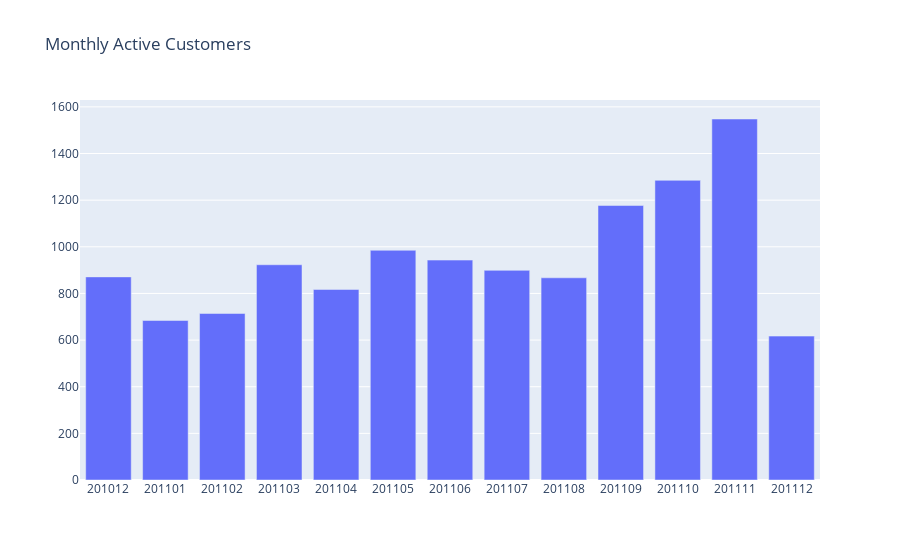

Notebook source saved alongside this figure:
### Code cell
#plotting the output
plot_data = [
    go.Bar(
        x=tx_monthly_active['InvoiceYearMonth'],
        y=tx_monthly_active['CustomerID'],
    )
]

plot_layout = go.Layout(
        xaxis={"type": "category"},
        title='Monthly Active Customers'
    )

fig = go.Figure(data=plot_data, layout=plot_layout)
pyoff.iplot(fig)

### Figure 1 — Plotly figure (JSON) as saved in the notebook; plotly's stock layout.template omitted (floating-point values rounded to 4 significant figures)
{"data": [{"y": [871, 684, 714, 923, 817, 985, 943, 899, 867, 1177, 1285, 1548, 617], "x": [201012, 201101, 201102, 201103, 201104, 201105, 201106, 201107, 201108, 201109, 201110, 201111, 201112], "type": "bar"}], "layout": {"xaxis": {"type": "category"}, "title": {"text": "Monthly Active Customers"}}}
